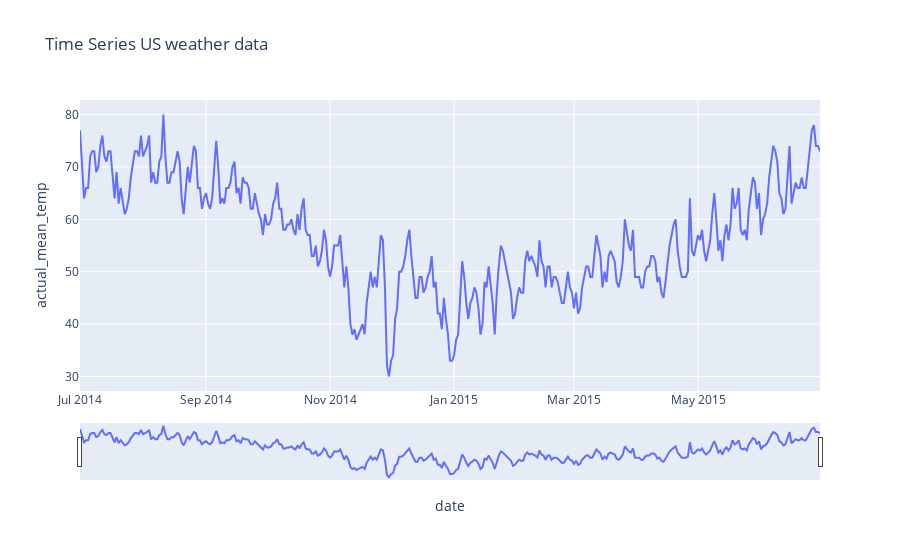

Notebook code for this chart:
### Code cell
import plotly.express as px


fig = px.line(uswdata, x='date', y='actual_mean_temp', title='Time Series US weather data')
fig.update_xaxes(rangeslider_visible=True)
fig.show()

### Figure 1 — Plotly figure (JSON) as saved in the notebook; plotly's stock layout.template omitted (floating-point values rounded to 4 significant figures; data arrays with more than 128 entries replaced by an {"elided": "..."} marker saying what was removed)
{"data": [{"hovertemplate": "date=%{x}<br>actual_mean_temp=%{y}<extra></extra>", "legendgroup": "", "line": {"color": "#636efa", "dash": "solid"}, "mode": "lines", "name": "", "orientation": "v", "showlegend": false, "type": "scatter", "x": {"elided": "365 str values"}, "xaxis": "x", "y": {"elided": "365 int values"}, "yaxis": "y"}], "layout": {"legend": {"tracegroupgap": 0}, "title": {"text": "Time Series US weather data"}, "xaxis": {"anchor": "y", "domain": [0, 1], "rangeslider": {"visible": true}, "title": {"text": "date"}}, "yaxis": {"anchor": "x", "domain": [0, 1], "title": {"text": "actual_mean_temp"}}}}
